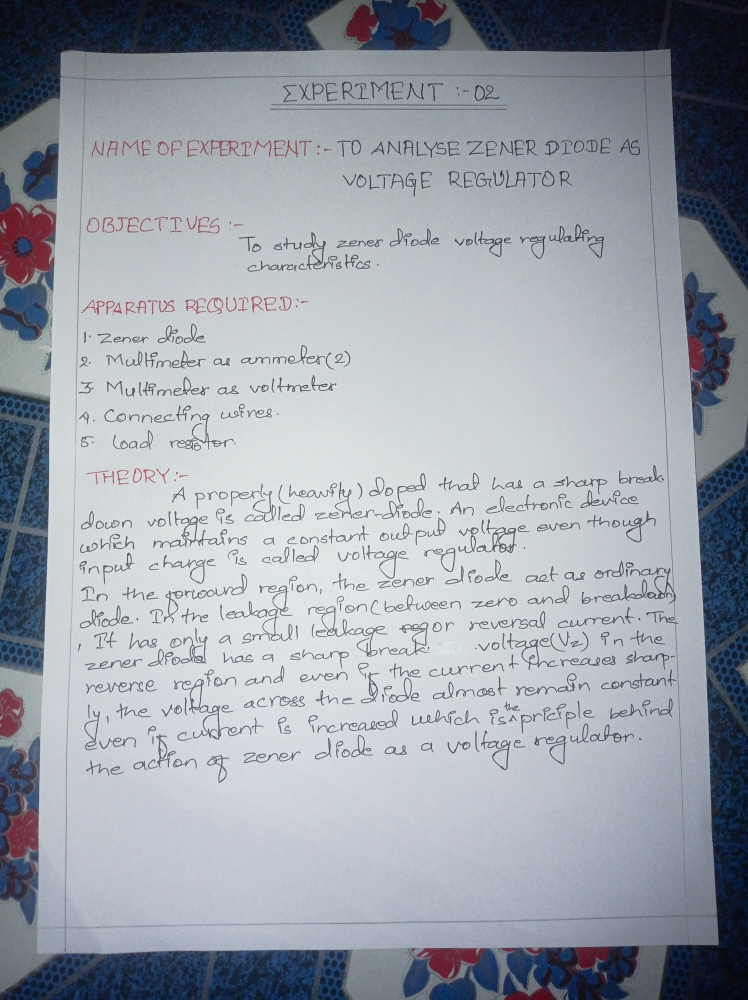
#> input picture DocumentScanner/photoa.jpg, 2992 x 4000 px, given in place of photo.jpg, which was not available (shown at 1/4 size)
$ python DocumentScannerMain.py
#> lines starting #> are read from the running program, lines starting #| are printed output that depends on the picture; after the words box and inside, x2 and y2 are one past the last pixel; in counts of white or black regions, pixels touching at a corner belong together; pictures that were not available may be replaced by others from this repository, and a replacement may not be noted
### DocumentScanner/utlis.py
import cv2
import numpy as np

# To stack all the images in one window
def stackImages(imgArray, scale, labels=[]):
    rows = len(imgArray)
    cols = len(imgArray[0])
    rowsAvailable = isinstance(imgArray[0], list)
    width = imgArray[0][0].shape[1]
    height = imgArray[0][0].shape[0]
    if rowsAvailable:
        for x in range(0, rows):
            for y in range(0, cols):
                imgArray[x][y] = cv2.resize(imgArray[x][y], (0, 0), None, scale, scale)
                if len(imgArray[x][y].shape) == 2:
                    imgArray[x][y] = cv2.cvtColor(imgArray[x][y], cv2.COLOR_GRAY2BGR)
        imageBlank = np.zeros((height, width, 3), np.uint8)
        hor = [imageBlank] * rows
        for x in range(0, rows):
            hor[x] = np.hstack(imgArray[x])
        ver = np.vstack(hor)
    else:
        for x in range(0, rows):
            imgArray[x] = cv2.resize(imgArray[x], (0, 0), None, scale, scale)
            if len(imgArray[x].shape) == 2:
                imgArray[x] = cv2.cvtColor(imgArray[x], cv2.COLOR_GRAY2BGR)
        ver = np.hstack(imgArray)

    if len(labels) != 0:
        eachImgWidth = int(ver.shape[1] / cols)
        eachImgHeight = int(ver.shape[0] / rows)
        for d in range(0, rows):
            for c in range(0, cols):
                cv2.rectangle(ver, (c * eachImgWidth, eachImgHeight * d),
                              (c * eachImgWidth + len(labels[d][c]) * 13 + 27, 30 + eachImgHeight * d),
                              (255, 255, 255), cv2.FILLED)
                cv2.putText(ver, labels[d][c], (eachImgWidth * c + 10, eachImgHeight * d + 20),
                            cv2.FONT_HERSHEY_COMPLEX, 0.7, (255, 0, 255), 2)
    return ver

# [10 lines left out: function reorder, not called in this run]

def biggestContour(contours):
    biggest = np.array([])
    max_area = 0
    for i in contours:
        area = cv2.contourArea(i)
        if area > 1000:
            peri = cv2.arcLength(i, True)
            approx = cv2.approxPolyDP(i, 0.02 * peri, True)
            if area > max_area and len(approx) == 4:
                biggest = approx
                max_area = area
    return biggest, max_area

# [6 lines left out: function drawRectangle, not called in this run]

def nothing(x):
    pass

def initializeTrackbars(initialTracbarVals=0):
    cv2.namedWindow("Trackbars")
    cv2.resizeWindow('Trackbars', 360, 240)
    cv2.createTrackbar("threshold1", "Trackbars", 200, 255, nothing)
    cv2.createTrackbar("threshold2", "Trackbars", 200, 255, nothing)

def valTrackbars():
    Threshold1 = cv2.getTrackbarPos("threshold1", "Trackbars")
    Threshold2 = cv2.getTrackbarPos("threshold2", "Trackbars")
    src = Threshold1, Threshold2
    return src

### DocumentScanner/DocumentScannerMain.py
import cv2
import numpy as np
import utlis  # Ensure this module is correctly placed or imported

# Initialized camera objects
webCamFeed = False
pathImage = r"photo.jpg"
cap = cv2.VideoCapture(1)
cap.set(10, 60)
heightImg = 400
widthImg = 350

utlis.initializeTrackbars()
count = 0

while True:
    # Blank Image
    imgBlank = np.zeros((heightImg, widthImg, 3), np.uint8)  # Create a blank image for testing

    if webCamFeed:
        success, img = cap.read()
        if not success:
            print("Failed to capture image from webcam.")
            break
    else:
        img = cv2.imread(pathImage)
#> img is the input picture: shape (4000, 2992, 3); mean B, G, R 168.2, 159.7, 153.1
        if img is None:
            print(f"Failed to load image from path: {pathImage}")
            break

    img = cv2.resize(img, (widthImg, heightImg))
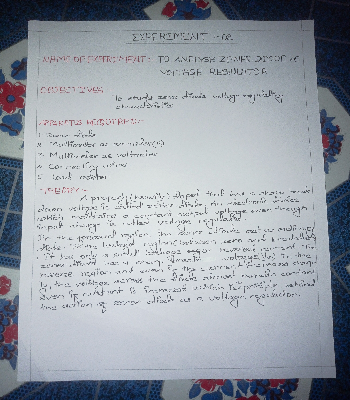
#> img: shape (400, 350, 3); mean B, G, R 168.2, 159.6, 153.1
    imgGray = cv2.cvtColor(img, cv2.COLOR_BGR2GRAY)  # Convert image to gray
    imgBlur = cv2.GaussianBlur(imgGray, (5, 5), 1)  # Add Gaussian Blur
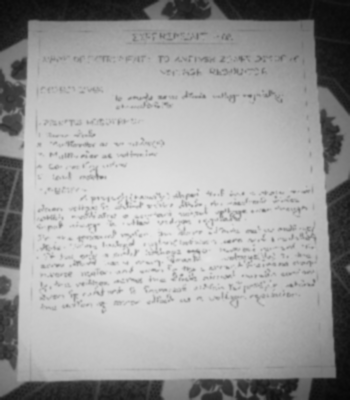
#> imgBlur: shape (400, 350); min 7, max 230, mean 158.7
    thres = utlis.valTrackbars()  # Get track bar values for threshold
    imgThreshold = cv2.Canny(imgBlur, thres[0], thres[1])  # Apply Canny edge detection
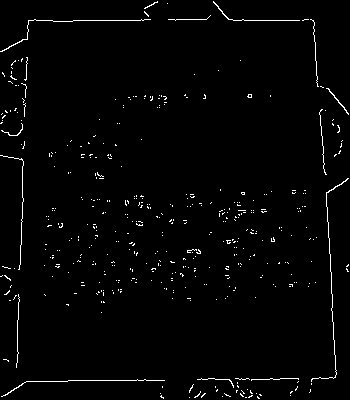
#> imgThreshold: shape (400, 350); 1.8% white in thin lines or dots
    kernel = np.ones((5, 5))
    imgDial = cv2.dilate(imgThreshold, kernel, iterations=2)
#> imgDial: shape (400, 350); 26% white; 64 white regions, largest, box (x1, y1, x2, y2) and area: (0, 53, 32, 372) 4879, (164, 0, 350, 119) 2784, (305, 174, 350, 397) 2513
    imgThreshold = cv2.erode(imgDial, kernel, iterations=1)
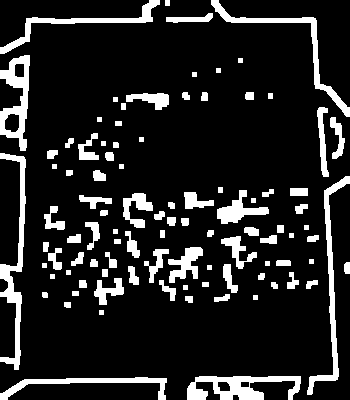
#> imgThreshold: shape (400, 350); 13.9% white; 97 white regions

    # Find all contours
    imgContours = img.copy()
    imgBigContour = img.copy()  # Both copies are for display purposes
    contours, hierarchy = cv2.findContours(imgThreshold, cv2.RETR_EXTERNAL, cv2.CHAIN_APPROX_SIMPLE)
#> contours = 97 contours, 22 with area under 20; largest, box (x1, y1, x2, y2) and area: (0, 55, 30, 151) 1549, (187, 376, 301, 400) 1504, (0, 153, 26, 370) 1362, (307, 176, 350, 395) 1141, (211, 0, 350, 117) 1079
    cv2.drawContours(imgContours, contours, -1, (0, 255, 0), 10)  # Draw all detected contours
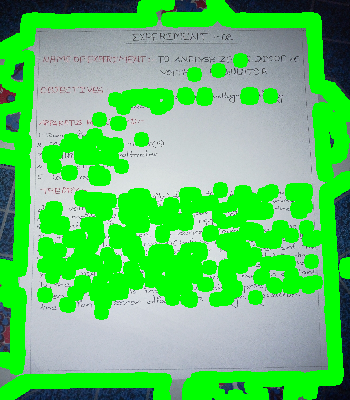
#> imgContours: shape (400, 350, 3); mean B, G, R 102, 199.9, 92.8

    # Find the biggest contour
    biggest, maxArea = utlis.biggestContour(contours)
#> the loop in biggestContour, `for i in contours:` made 97 passes
#> (area, peri) on passes 2, 66, 71, 93, 95: (1504, 402.6), (1141, 526), (1362, 576.7), (1549, 286.4), (1079, 462.8)
#> area on passes 1, 4, 5, 7, 8, 11: 847.5, 28.5, 36.5, 61, 24, 29
#> after the loop in biggestContour, `for i in contours:`: biggest = empty array; max_area = 0
#> biggest = empty array; maxArea = 0
    if biggest.size != 0:
        biggest = utlis.reorder(biggest)
        cv2.drawContours(imgBigContour, biggest, -1, (0, 255, 0), 20)  # Draw the biggest contour
        imgBigContour = utlis.drawRectangle(imgBigContour, biggest, 2)
        pts1 = np.float32(biggest)  # Prepare for warp
        pts2 = np.float32([[0, 0], [widthImg, 0], [0, heightImg], [widthImg, heightImg]])
        matrix = cv2.getPerspectiveTransform(pts1, pts2)
        imgWarpColored = cv2.warpPerspective(img, matrix, (widthImg, heightImg))

        # Remove 20 pixels from each side
        imgWarpColored = imgWarpColored[20:imgWarpColored.shape[0] - 20, 20:imgWarpColored.shape[1] - 20]
        imgWarpColored = cv2.resize(imgWarpColored, (widthImg, heightImg))

        # Apply adaptive threshold
        imgWarpGray = cv2.cvtColor(imgWarpColored, cv2.COLOR_BGR2GRAY)
        imgAdaptiveThre = cv2.adaptiveThreshold(imgWarpGray, 255, 1, 1, 7, 2)
        imgAdaptiveThre = cv2.bitwise_not(imgAdaptiveThre)
        imgAdaptiveThre = cv2.medianBlur(imgAdaptiveThre, 3)

        # Image Array for Display
        imageArray = ([img, imgGray, imgThreshold, imgContours],
                      [imgBigContour, imgWarpColored, imgWarpGray, imgAdaptiveThre])
    else:
        imgWarpColored = imgBlank  # Initialize imgWarpColored to avoid reference error
        imgWarpGray = imgBlank  # Initialize imgWarpGray
        imgAdaptiveThre = imgBlank  # Initialize imgAdaptiveThre
        imageArray = ([img, imgGray, imgThreshold, imgContours],
                      [imgBlank, imgBlank, imgBlank, imgBlank])

    # LABELS FOR DISPLAY
    labels = [["Original", "Gray", "Threshold", "Contours"],
              ["Biggest Contour", "Warp Perspective", "Warp Gray", "Adaptive Threshold"]]

    stackedImage = utlis.stackImages(imageArray, 0.75, labels)
#> in stackImages, `rows = len(imgArray)`: rows = 2
#> in stackImages, `cols = len(imgArray[0])`: cols = 4
#> in stackImages, `rowsAvailable = isinstance(imgArray[0], list)`: rowsAvailable = True
#> in stackImages, `hor = [imageBlank] * rows`: hor = 2 items
#> in stackImages, `ver = np.vstack(hor)`:
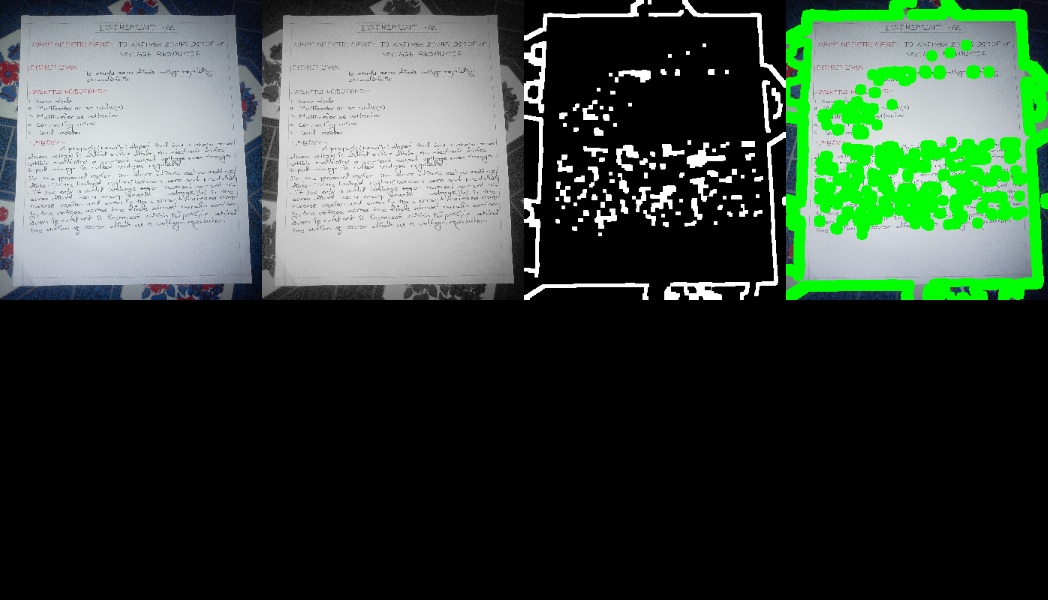
#> ver: shape (600, 1048, 3); mean of channels 0, 1, 2 58.1, 69.3, 55; drawn as B, G, R
#> in stackImages, `eachImgWidth = int(ver.shape[1] / cols)`: eachImgWidth = 262
#> in stackImages, `eachImgHeight = int(ver.shape[0] / rows)`: eachImgHeight = 300
#> after the loop in stackImages, `for d in range(0, rows):`:
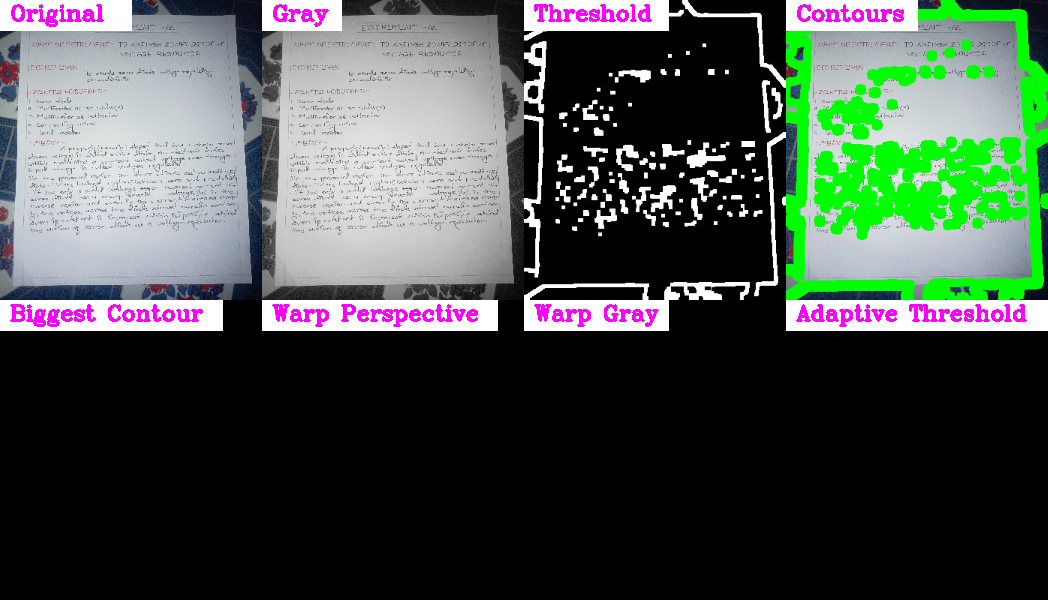
#> ver: shape (600, 1048, 3); 6.63% of pixels changed, all inside (x1, y1, x2, y2) = (0, 0, 1048, 331); drawn as B, G, R
    cv2.imshow("Result", stackedImage)

    # Save Image when 's' key is pressed
    if cv2.waitKey(1) & 0xFF == ord('s'):
#> (key Esc is pressed here)
        cv2.imwrite(f"Scanned/myImage{count}.jpg", imgWarpColored)
        cv2.rectangle(stackedImage, ((int(stackedImage.shape[1] / 2) - 230), int(stackedImage.shape[0] / 2) + 50),
                      (1100, 350), (0, 255, 0), cv2.FILLED)
        cv2.putText(stackedImage, "Scan Saved", (int(stackedImage.shape[1] / 2) - 200, int(stackedImage.shape[0] / 2)),
                    cv2.FONT_HERSHEY_DUPLEX, 3, (0, 0, 255), 5, cv2.LINE_AA)
        cv2.imshow('Result', stackedImage)
        cv2.waitKey(300)
        count += 1

    if cv2.waitKey(1) & 0xFF == ord('p'):
#> (key Esc is pressed here)
        break

cap.release()
cv2.destroyAllWindows()
